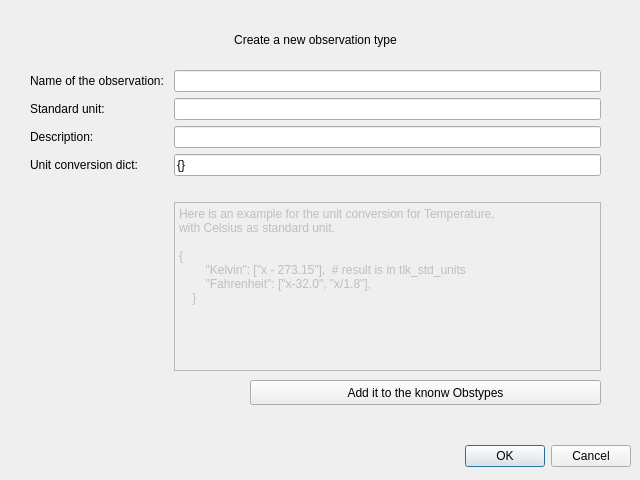
<?xml version="1.0" encoding="UTF-8"?>
<ui version="4.0">
 <class>Dialog</class>
 <widget class="QDialog" name="Dialog">
  <property name="geometry">
   <rect>
    <x>0</x>
    <y>0</y>
    <width>640</width>
    <height>480</height>
   </rect>
  </property>
  <property name="windowTitle">
   <string>Dialog</string>
  </property>
  <widget class="QDialogButtonBox" name="buttonBox">
   <property name="geometry">
    <rect>
     <x>10</x>
     <y>440</y>
     <width>621</width>
     <height>32</height>
    </rect>
   </property>
   <property name="orientation">
    <enum>Qt::Horizontal</enum>
   </property>
   <property name="standardButtons">
    <set>QDialogButtonBox::Cancel|QDialogButtonBox::Ok</set>
   </property>
  </widget>
  <widget class="QWidget" name="formLayoutWidget">
   <property name="geometry">
    <rect>
     <x>30</x>
     <y>70</y>
     <width>571</width>
     <height>301</height>
    </rect>
   </property>
   <layout class="QFormLayout" name="formLayout">
    <item row="0" column="0">
     <widget class="QLabel" name="label">
      <property name="text">
       <string>Name of the observation: </string>
      </property>
     </widget>
    </item>
    <item row="0" column="1">
     <widget class="QLineEdit" name="obsname"/>
    </item>
    <item row="2" column="1">
     <widget class="QLineEdit" name="unit"/>
    </item>
    <item row="2" column="0">
     <widget class="QLabel" name="label_2">
      <property name="text">
       <string>Standard unit: </string>
      </property>
     </widget>
    </item>
    <item row="3" column="0">
     <widget class="QLabel" name="label_3">
      <property name="text">
       <string>Description: </string>
      </property>
     </widget>
    </item>
    <item row="3" column="1">
     <widget class="QLineEdit" name="desc"/>
    </item>
    <item row="5" column="0">
     <widget class="QLabel" name="label_4">
      <property name="text">
       <string>Unit conversion dict: </string>
      </property>
     </widget>
    </item>
    <item row="5" column="1">
     <widget class="QLineEdit" name="unit_conv">
      <property name="text">
       <string>{}</string>
      </property>
     </widget>
    </item>
    <item row="6" column="1">
     <widget class="QLabel" name="label_5">
      <property name="text">
       <string/>
      </property>
     </widget>
    </item>
    <item row="7" column="1">
     <widget class="QPlainTextEdit" name="plainTextEdit">
      <property name="enabled">
       <bool>false</bool>
      </property>
      <property name="plainText">
       <string>Here is an example for the unit conversion for Temperature, 
with Celsius as standard unit.

{
        &quot;Kelvin&quot;: [&quot;x - 273.15&quot;],  # result is in tlk_std_units
        &quot;Fahrenheit&quot;: [&quot;x-32.0&quot;, &quot;x/1.8&quot;],
    }  

</string>
      </property>
     </widget>
    </item>
   </layout>
  </widget>
  <widget class="QLabel" name="label_6">
   <property name="geometry">
    <rect>
     <x>30</x>
     <y>30</y>
     <width>571</width>
     <height>20</height>
    </rect>
   </property>
   <property name="text">
    <string>Create a new observation type</string>
   </property>
   <property name="alignment">
    <set>Qt::AlignCenter</set>
   </property>
  </widget>
  <widget class="QPushButton" name="add_button">
   <property name="geometry">
    <rect>
     <x>250</x>
     <y>380</y>
     <width>351</width>
     <height>25</height>
    </rect>
   </property>
   <property name="text">
    <string>Add it to the knonw Obstypes</string>
   </property>
  </widget>
 </widget>
 <resources/>
 <connections>
  <connection>
   <sender>buttonBox</sender>
   <signal>accepted()</signal>
   <receiver>Dialog</receiver>
   <slot>accept()</slot>
   <hints>
    <hint type="sourcelabel">
     <x>248</x>
     <y>254</y>
    </hint>
    <hint type="destinationlabel">
     <x>157</x>
     <y>274</y>
    </hint>
   </hints>
  </connection>
  <connection>
   <sender>buttonBox</sender>
   <signal>rejected()</signal>
   <receiver>Dialog</receiver>
   <slot>reject()</slot>
   <hints>
    <hint type="sourcelabel">
     <x>316</x>
     <y>260</y>
    </hint>
    <hint type="destinationlabel">
     <x>286</x>
     <y>274</y>
    </hint>
   </hints>
  </connection>
 </connections>
</ui>
